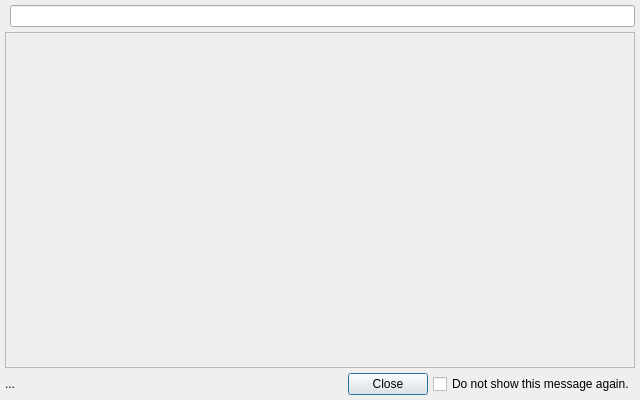
<?xml version="1.0" encoding="UTF-8"?>
<ui version="4.0">
 <class>Dialog</class>
 <widget class="QDialog" name="Dialog">
  <property name="geometry">
   <rect>
    <x>0</x>
    <y>0</y>
    <width>640</width>
    <height>400</height>
   </rect>
  </property>
  <property name="windowTitle">
   <string>Make a donation</string>
  </property>
  <property name="windowIcon">
   <iconset>
    <normaloff>../../../../../../.designer/images/movies.png</normaloff>../../../../../../.designer/images/movies.png</iconset>
  </property>
  <property name="modal">
   <bool>true</bool>
  </property>
  <layout class="QVBoxLayout" name="verticalLayout">
   <property name="spacing">
    <number>5</number>
   </property>
   <property name="margin">
    <number>5</number>
   </property>
   <item>
    <layout class="QHBoxLayout" name="horizontalLayout">
     <property name="spacing">
      <number>5</number>
     </property>
     <item>
      <widget class="QFrame" name="btnFrame">
       <property name="sizePolicy">
        <sizepolicy hsizetype="Fixed" vsizetype="Fixed">
         <horstretch>0</horstretch>
         <verstretch>0</verstretch>
        </sizepolicy>
       </property>
       <property name="autoFillBackground">
        <bool>false</bool>
       </property>
       <property name="frameShape">
        <enum>QFrame::StyledPanel</enum>
       </property>
       <property name="frameShadow">
        <enum>QFrame::Raised</enum>
       </property>
      </widget>
     </item>
     <item>
      <widget class="QLineEdit" name="address">
       <property name="sizePolicy">
        <sizepolicy hsizetype="Preferred" vsizetype="Fixed">
         <horstretch>0</horstretch>
         <verstretch>0</verstretch>
        </sizepolicy>
       </property>
      </widget>
     </item>
    </layout>
   </item>
   <item>
    <widget class="QFrame" name="webViewFrame">
     <property name="sizePolicy">
      <sizepolicy hsizetype="Preferred" vsizetype="Preferred">
       <horstretch>0</horstretch>
       <verstretch>1</verstretch>
      </sizepolicy>
     </property>
     <property name="frameShape">
      <enum>QFrame::StyledPanel</enum>
     </property>
     <property name="frameShadow">
      <enum>QFrame::Raised</enum>
     </property>
     <layout class="QVBoxLayout" name="verticalLayout_2">
      <property name="spacing">
       <number>5</number>
      </property>
      <property name="margin">
       <number>0</number>
      </property>
     </layout>
    </widget>
   </item>
   <item>
    <layout class="QHBoxLayout" name="horizontalLayout_2">
     <item>
      <widget class="QLabel" name="info">
       <property name="sizePolicy">
        <sizepolicy hsizetype="Preferred" vsizetype="Preferred">
         <horstretch>1</horstretch>
         <verstretch>0</verstretch>
        </sizepolicy>
       </property>
       <property name="text">
        <string>...</string>
       </property>
      </widget>
     </item>
     <item>
      <widget class="QPushButton" name="btnClose">
       <property name="sizePolicy">
        <sizepolicy hsizetype="Fixed" vsizetype="Fixed">
         <horstretch>1</horstretch>
         <verstretch>0</verstretch>
        </sizepolicy>
       </property>
       <property name="text">
        <string>Close</string>
       </property>
      </widget>
     </item>
     <item>
      <widget class="QCheckBox" name="donationBoxStatus">
       <property name="text">
        <string>Do not show this message again.</string>
       </property>
      </widget>
     </item>
    </layout>
   </item>
  </layout>
 </widget>
 <resources/>
 <connections/>
</ui>
